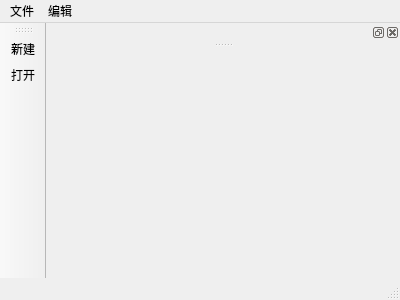
<?xml version="1.0" encoding="UTF-8"?>
<ui version="4.0">
 <class>MainWindow</class>
 <widget class="QMainWindow" name="MainWindow">
  <property name="geometry">
   <rect>
    <x>0</x>
    <y>0</y>
    <width>400</width>
    <height>300</height>
   </rect>
  </property>
  <property name="windowTitle">
   <string>MainWindow</string>
  </property>
  <widget class="QWidget" name="centralWidget"/>
  <widget class="QMenuBar" name="menuBar">
   <property name="geometry">
    <rect>
     <x>0</x>
     <y>0</y>
     <width>400</width>
     <height>26</height>
    </rect>
   </property>
   <widget class="QMenu" name="menu">
    <property name="title">
     <string>文件</string>
    </property>
    <addaction name="actionnew"/>
    <addaction name="separator"/>
    <addaction name="actionopen"/>
   </widget>
   <widget class="QMenu" name="menu_2">
    <property name="title">
     <string>编辑</string>
    </property>
   </widget>
   <addaction name="menu"/>
   <addaction name="menu_2"/>
  </widget>
  <widget class="QToolBar" name="mainToolBar">
   <attribute name="toolBarArea">
    <enum>LeftToolBarArea</enum>
   </attribute>
   <attribute name="toolBarBreak">
    <bool>false</bool>
   </attribute>
   <addaction name="actionnew"/>
   <addaction name="actionopen"/>
  </widget>
  <widget class="QStatusBar" name="statusBar"/>
  <widget class="QDockWidget" name="dockWidget">
   <property name="allowedAreas">
    <set>Qt::BottomDockWidgetArea|Qt::TopDockWidgetArea</set>
   </property>
   <attribute name="dockWidgetArea">
    <number>4</number>
   </attribute>
   <widget class="QWidget" name="dockWidgetContents"/>
  </widget>
  <action name="actionnew">
   <property name="text">
    <string>新建</string>
   </property>
  </action>
  <action name="actionopen">
   <property name="text">
    <string>打开</string>
   </property>
  </action>
 </widget>
 <layoutdefault spacing="6" margin="11"/>
 <resources/>
 <connections/>
</ui>
